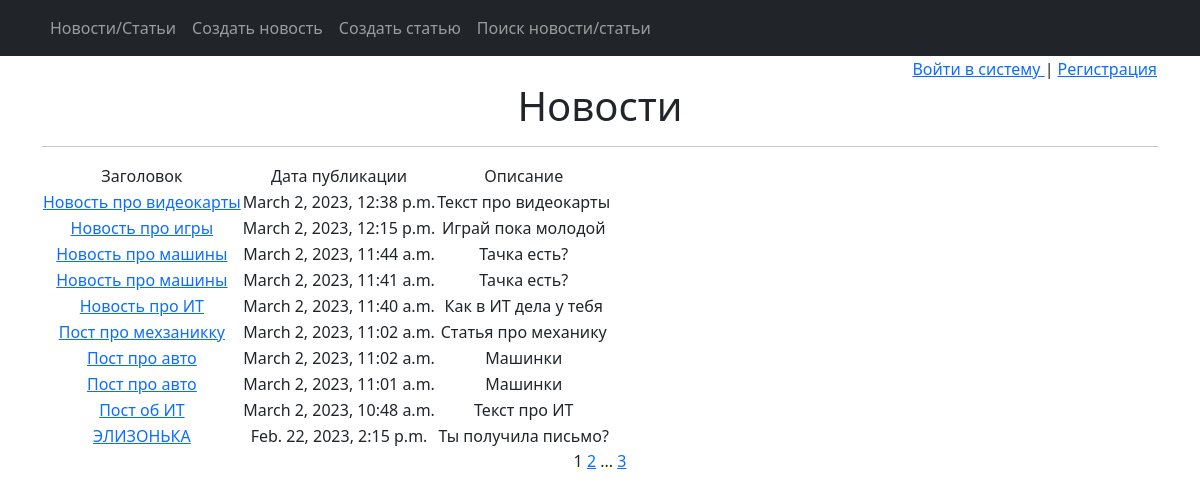
The page /news/ on the database as committed earlier.
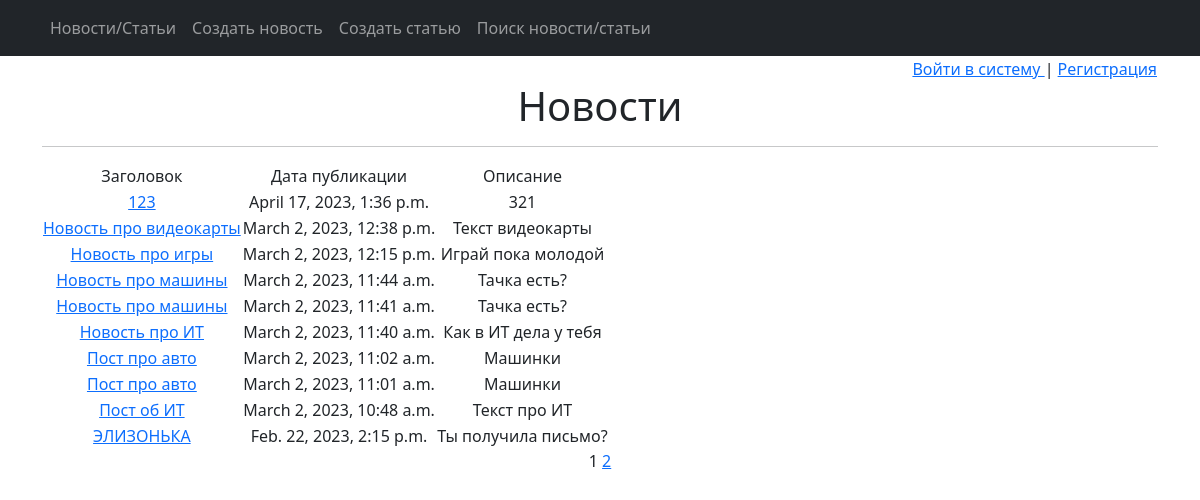
The same page on the database as committed later.
### np_app/models.py (models this page shows, shortened)
class Post(models.Model):
    article = 'Arti'
    news = 'News'
    POSTS = [
        (article, 'Статья'),
        (news, 'Новости')
    ]
    author = models.ForeignKey(Author, on_delete=models.CASCADE)
    choice = models.CharField(max_length=4, choices=POSTS, default=article)
    time_create_post = models.DateTimeField(auto_now_add=True)
    category = models.ManyToManyField(Category, through='PostCategory')
    header_post = models.CharField(max_length=255)
    text_post = models.TextField()
    rate_post = models.IntegerField(default=0)

### np_app/views.py (the view, shortened to what this page needs)
# urls.py: path('', PostList.as_view(), name='post_list'),
class PostList(ListView):
    model = Post
    ordering = '-time_create_post'
    template_name = 'news.html'
    context_object_name = 'news'
    paginate_by = 10
    def get_queryset(self):
        queryset = super().get_queryset()
        self.filterset = PostFilter(self.request.GET, queryset)
        return self.filterset.qs
    def get_context_data(self, **kwargs):
        context = super().get_context_data(**kwargs)
        context['time_now'] = datetime.utcnow()
        context['filterset'] = self.filterset
        return context

### np_app/templatetags/custom_filters.py (called while the page is built)
@register.filter()
def censor(string_to_check):
    checked_string = ''
    for word in string_to_check.split():
        for check_word in CENSOR:
            if check_word in word.lower():
                last_chars = ''
                for char in reversed(word):
                    if char not in string.punctuation:
                        break
                    last_chars += char
                last_chars = last_chars[::-1]
                new_word = word[0] + (len(word.translate(str.maketrans('', '', string.punctuation))) - 1) * '*'
                checked_string += new_word + f'{last_chars} '
                break
        else:
            checked_string += word + ' '
    return checked_string

### np_app/templatetags/custom_tags.py (called while the page is built)
@register.simple_tag(takes_context=True)
def url_replace(context, **kwargs):
   d = context['request'].GET.copy()
   for k, v in kwargs.items():
       d[k] = v
   return d.urlencode()

### templates/news.html (shortened to what this page needs)
{% extends 'flatpages/default.html' %}
{% load custom_filters %}
{% load custom_tags %}
{% block content %}
{% include 'auth.html' %}
   <h1>Новости</h1>
   <hr>
   {% if news %}
       <table>
           <tr>
               <td>Заголовок</td>
               <td>Дата публикации</td>
               <td>Описание</td>
           </tr>
           {% for news in news %}
           <tr>
               <td> <a href="/news/{{ news.id }}">{{ news.header_post }} </a></td>
               <td>{{ news.time_create_post }}</td>
               <td>{{ news.text_post|truncatechars:21|censor }}</td>
           </tr>
           {% endfor %}
       </table>
   {% else %}
       <h2>Новостей нет</h2>
   {% endif %}
   {{ page_obj.number }}
   {% if page_obj.has_next %}
       <a href="?{% url_replace page=page_obj.next_page_number %}">{{ page_obj.next_page_number }}</a>
       {% if paginator.num_pages != page_obj.next_page_number %}
           ...
           <a href="?{% url_replace page=page_obj.paginator.num_pages %}">{{ page_obj.paginator.num_pages }}</a>
       {% endif %}
   {% endif %}
{% endblock content %}

### templates/flatpages/default.html (shortened to what this page needs)
<!DOCTYPE html>
<html lang="en">
    <head>
        {% load static %}
        <link href="{% static 'css/styles.css' %}" rel="stylesheet" />
    </head>
    <body>
        <nav class="navbar navbar-expand-lg navbar-dark bg-dark static-top">
            <div class="container">
                <div class="collapse navbar-collapse" id="navbarResponsive">
                    <ul class="navbar-nav ml-auto">
                    {% load cache %}
                        {% cache 300 header %}
                        <li class="nav-item">
                            <a class="nav-link" href="/news/">Новости/Статьи</a>
                        </li>
                        <li class="nav-item">
                            <a class="nav-link" href="/news/create/">Создать новость</a>
                        </li>
                        <li class="nav-item">
                            <a class="nav-link" href="/news/articles/create/">Создать статью</a>
                        </li>
                        <li class="nav-item">
                            <a class="nav-link" href="/news/search/">Поиск новости/статьи</a>
                        </li>
                    {% endcache %}
                    </ul>
                </div>
            </div>
        </nav>
        <div class="container">
            <div class="row">
                <div class="col-lg-12 text-center">
                    {% block content %}{% endblock content %}
                </div>
            </div>
        </div>
    </body>
</html>

### templates/auth.html
<table width="100%" border="0">
        <tr>
            <td align="right">
                {% if request.user.username %}
                <p>Пользователь: <a href="">{{request.user.username}}</a> &nbsp|&nbsp <a href="/accounts/logout/">Выйти</a>
                {% else %}
                <a href="/accounts/login"> Войти в систему </a> | <a href="/accounts/signup"> Регистрация </a>
                {% endif %}
            </td>
        </tr>
    </table>

Rows that differ between the two databases and show on the page:
removed Post: header_post "Пост про мехзаникку", time_create_post "March 2, 2023, 11:02 a.m.", text_post|censor "Статья про механику"
added Post: header_post "123", time_create_post "April 17, 2023, 1:36 p.m.", text_post|censor "321"
changed Post "Новость про видеокарты": text_post|censor "Текст про видеокарты" → "Текст видеокарты"
Other text that changed with them:
{{ page_obj.paginator.num_pages }}: "3" → (not shown)
